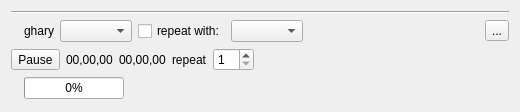
<?xml version="1.0" encoding="UTF-8"?>
<ui version="4.0">
 <class>Player</class>
 <widget class="QWidget" name="Player">
  <property name="geometry">
   <rect>
    <x>0</x>
    <y>0</y>
    <width>520</width>
    <height>112</height>
   </rect>
  </property>
  <property name="windowTitle">
   <string/>
  </property>
  <layout class="QVBoxLayout" name="verticalLayout">
   <item>
    <widget class="Line" name="line">
     <property name="orientation">
      <enum>Qt::Horizontal</enum>
     </property>
    </widget>
   </item>
   <item>
    <layout class="QHBoxLayout" name="horizontalLayout">
     <item>
      <widget class="QLabel" name="lableChapteVerse">
       <property name="text">
        <string/>
       </property>
      </widget>
     </item>
     <item>
      <widget class="QLabel" name="label_ghary">
       <property name="text">
        <string>ghary</string>
       </property>
      </widget>
     </item>
     <item>
      <widget class="QComboBox" name="comb_ghary">
       <property name="maximumSize">
        <size>
         <width>150</width>
         <height>16777215</height>
        </size>
       </property>
      </widget>
     </item>
     <item>
      <widget class="QCheckBox" name="checkBoxRep">
       <property name="text">
        <string>repeat with:</string>
       </property>
      </widget>
     </item>
     <item>
      <widget class="QComboBox" name="comboBoxRep">
       <property name="maximumSize">
        <size>
         <width>150</width>
         <height>16777215</height>
        </size>
       </property>
      </widget>
     </item>
     <item>
      <spacer name="horizontalSpacer">
       <property name="orientation">
        <enum>Qt::Horizontal</enum>
       </property>
       <property name="sizeHint" stdset="0">
        <size>
         <width>40</width>
         <height>20</height>
        </size>
       </property>
      </spacer>
     </item>
     <item>
      <widget class="QToolButton" name="toolButton">
       <property name="text">
        <string>...</string>
       </property>
       <property name="icon">
        <iconset resource="rc.qrc">
         <normaloff>:/images/delete.ico</normaloff>:/images/delete.ico</iconset>
       </property>
      </widget>
     </item>
    </layout>
   </item>
   <item>
    <layout class="QHBoxLayout" name="horizontalLayout_2">
     <item>
      <widget class="QToolButton" name="playPuse">
       <property name="text">
        <string>Pause</string>
       </property>
       <property name="icon">
        <iconset resource="rc.qrc">
         <normaloff>:/images/pause.png</normaloff>:/images/pause.png</iconset>
       </property>
       <property name="iconSize">
        <size>
         <width>18</width>
         <height>18</height>
        </size>
       </property>
      </widget>
     </item>
     <item>
      <widget class="QLabel" name="labelCurrentTime">
       <property name="text">
        <string>00,00,00</string>
       </property>
      </widget>
     </item>
     <item>
      <layout class="QHBoxLayout" name="seekTimeLayout"/>
     </item>
     <item>
      <widget class="QLabel" name="labelTotalTime">
       <property name="text">
        <string>00,00,00</string>
       </property>
      </widget>
     </item>
     <item>
      <widget class="QLabel" name="lableRepeat">
       <property name="text">
        <string>repeat</string>
       </property>
      </widget>
     </item>
     <item>
      <widget class="QSpinBox" name="spinBox">
       <property name="minimum">
        <number>1</number>
       </property>
       <property name="value">
        <number>1</number>
       </property>
      </widget>
     </item>
     <item>
      <spacer name="horizontalSpacer_2">
       <property name="orientation">
        <enum>Qt::Horizontal</enum>
       </property>
       <property name="sizeHint" stdset="0">
        <size>
         <width>40</width>
         <height>20</height>
        </size>
       </property>
      </spacer>
     </item>
    </layout>
   </item>
   <item>
    <layout class="QHBoxLayout" name="horizontalLayout_3">
     <item>
      <layout class="QHBoxLayout" name="volumeLayout"/>
     </item>
     <item>
      <widget class="QLabel" name="label_Down">
       <property name="text">
        <string/>
       </property>
      </widget>
     </item>
     <item>
      <widget class="QProgressBar" name="progressBar">
       <property name="maximumSize">
        <size>
         <width>100</width>
         <height>16777215</height>
        </size>
       </property>
       <property name="value">
        <number>0</number>
       </property>
      </widget>
     </item>
     <item>
      <layout class="QHBoxLayout" name="videoLayout"/>
     </item>
     <item>
      <spacer name="horizontalSpacer_3">
       <property name="orientation">
        <enum>Qt::Horizontal</enum>
       </property>
       <property name="sizeHint" stdset="0">
        <size>
         <width>40</width>
         <height>20</height>
        </size>
       </property>
      </spacer>
     </item>
    </layout>
   </item>
  </layout>
 </widget>
 <resources>
  <include location="rc.qrc"/>
 </resources>
 <connections/>
</ui>
